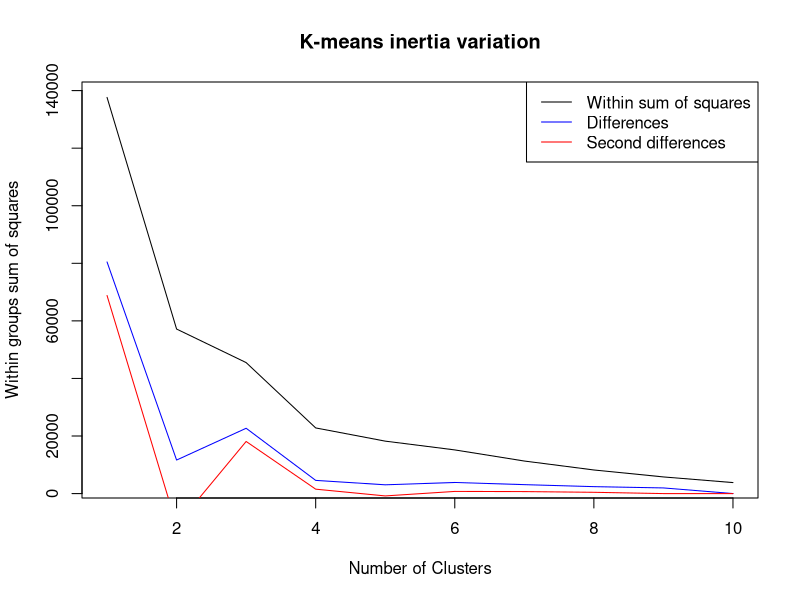
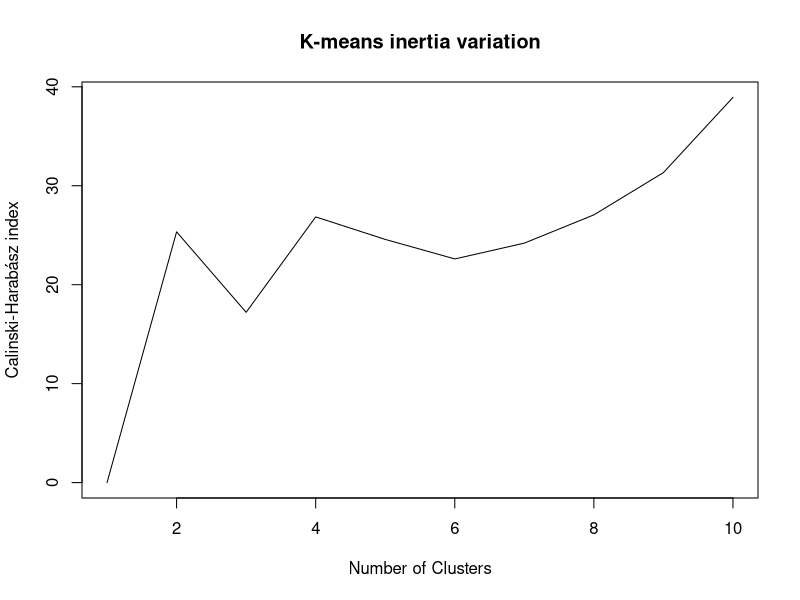

Source code (R) for these figures, in order:
#################################################################################################################
# tentativo de análisis con kmeans
# trabajamos con Linnerud
linnerud <- read.csv("Linnerud.csv",header = TRUE, row.names = 1)
#  inicialización
dat      <- linnerud
n        <- dim(dat)[1]
p        <- dim(dat)[2]
maxcl    <- round(n/2,0)
wss      <- rep(0,maxcl)
wssd     <- wss
wssd2    <- wss
CH       <- wss
wss[1]   <- (n-1)*sum(apply(dat,2,var)); wss
#  varios tentativos con varias clases
for (i in 1:maxcl) {
  wss[i] <- sum(kmeans(dat,centers=i)$withinss);       # colectando la ssw
  if (i>1) {
    wssd[i-1]  <- wss[i-1]-wss[i]
    CH[i] <- ((wss[1] - wss[i])/(i-1))/(wss[i]/(n-i))  # calculando el índice
  }                                                    # de Calinski-Harabász 
  if (i>2) wssd2[i-2] <- wssd[i-2]-wssd[i-1]           # pero también diferencias
}
index             <- cbind(wss,wssd,wssd2,CH)
rownames(index)   <- c(1:maxcl)
colnames(index)   <- c("SSW","D","D2","CH")
index                                                  # tabla 
################################################################################################################
# gráfico de los valores
plot(1:maxcl, index[,1], type="l", xlab="Number of Clusters",
     ylab="Within groups sum of squares", main = "K-means inertia variation")
  lines(1:maxcl, index[,2],col="blue")
  lines(1:maxcl, index[,3],col="red")
  legend("topright",legend=c("Within sum of squares","Differences","Second differences"),col=c("black","blue","red"),lty=1)
dev.copy(pdf,"linnerud_kmeans_wss.pdf")
dev.off()  
  
plot(1:maxcl, index[,4], type="l", xlab="Number of Clusters",
     ylab="Calinski-Harabász index", main = "K-means inertia variation")  
dev.copy(pdf,"linnerud_kmeans_CH.pdf")
dev.off()  
################################################################################################################
# kmeans con cuatro grupos y tres diferentes selecciones iniciales
dat.kcl <- kmeans(dat,centers=4,nstart=3)
dat.kcl
summary(dat.kcl)
dat.kcl$cluster        # atribución de las unidades a las clases
dat.kcl$centers        # promedios de caracteres en cada clase
dat.kcl$totss          # total sum of squares
dat.kcl$tot.withinss   # total within sum of squares
dat.kcl$betweenss      # between sum of squares
dat.kcl$size           # tamaño de las clases
dat.kcl$iter           # número de iteraciones  
dat.kcl$ifault
################################################################################################################
